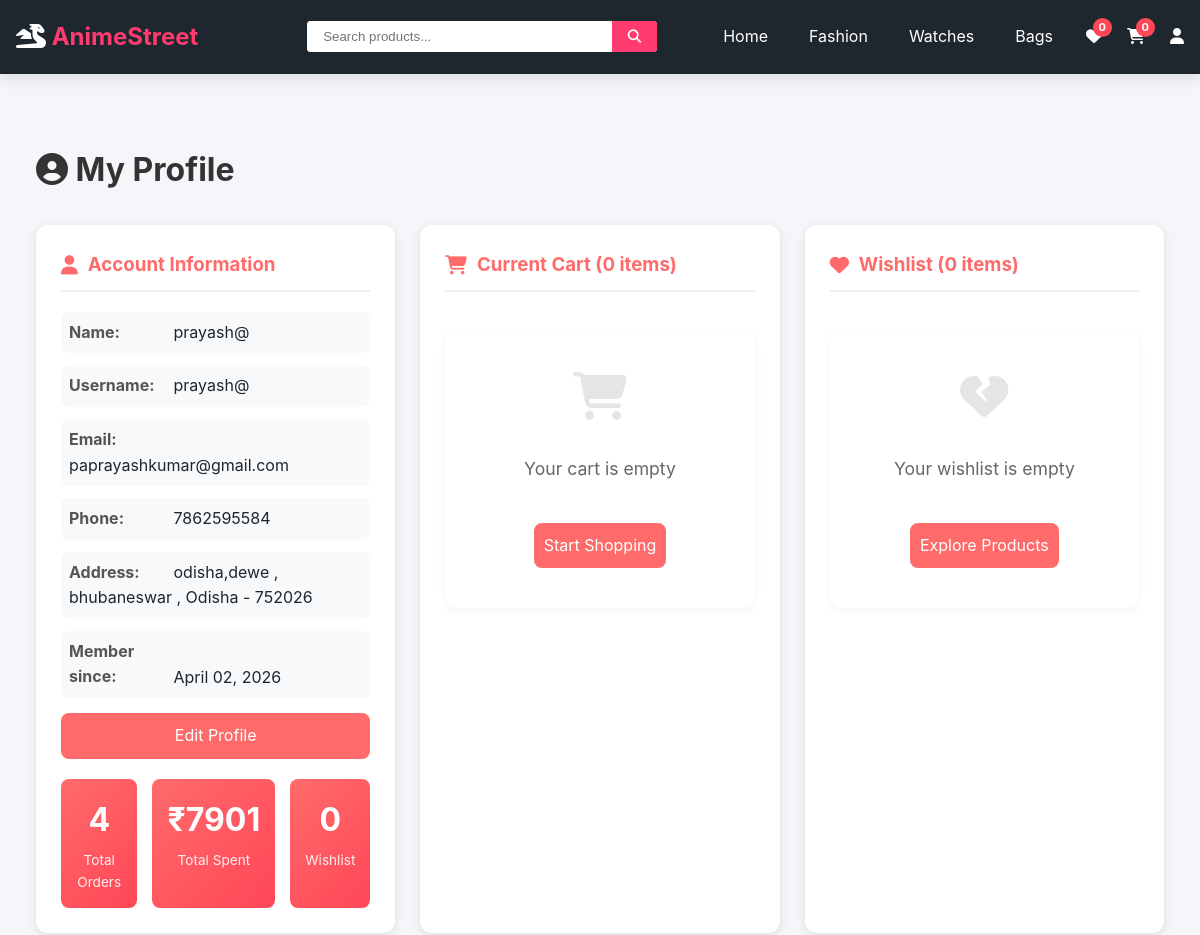
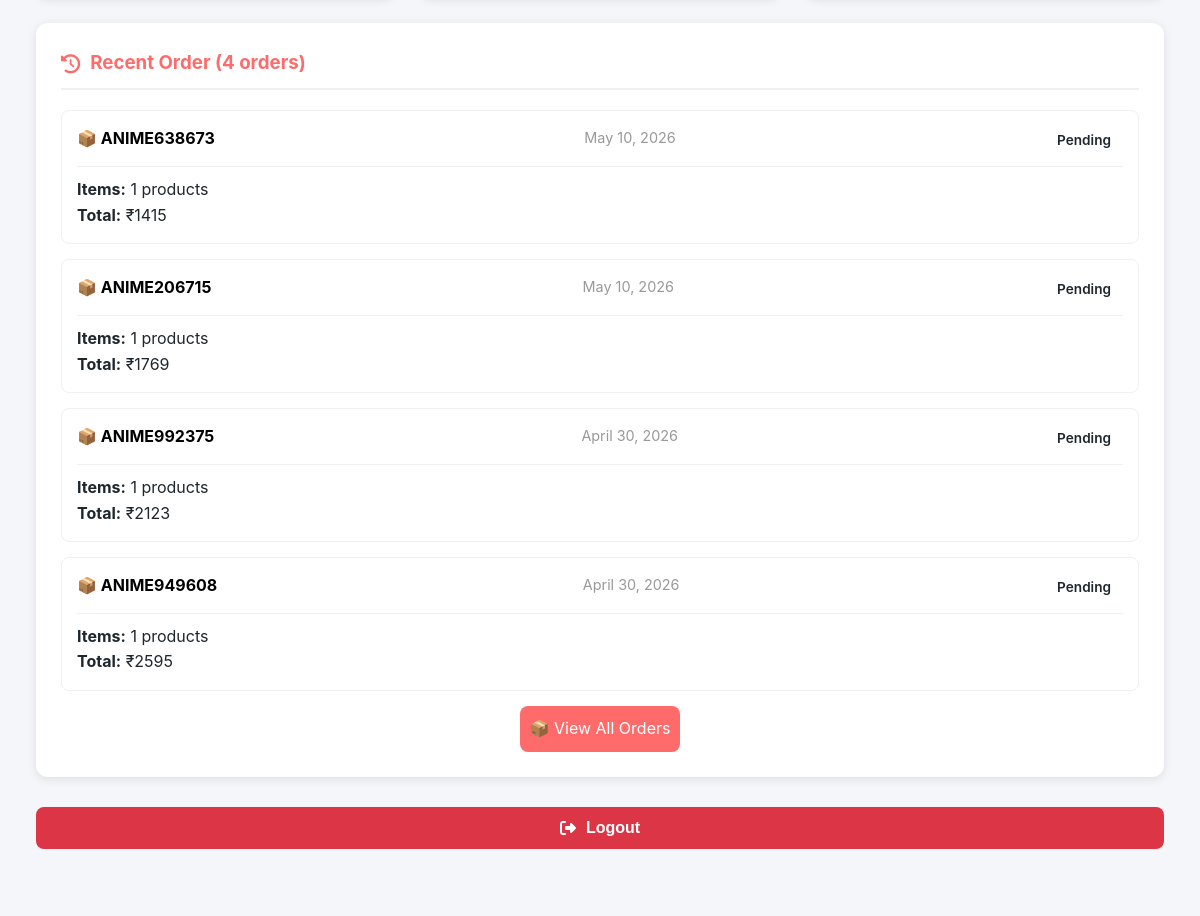
/profile/ (signed in, upper part), run on an earlier commit of the app's database (2 pictures, top to bottom).
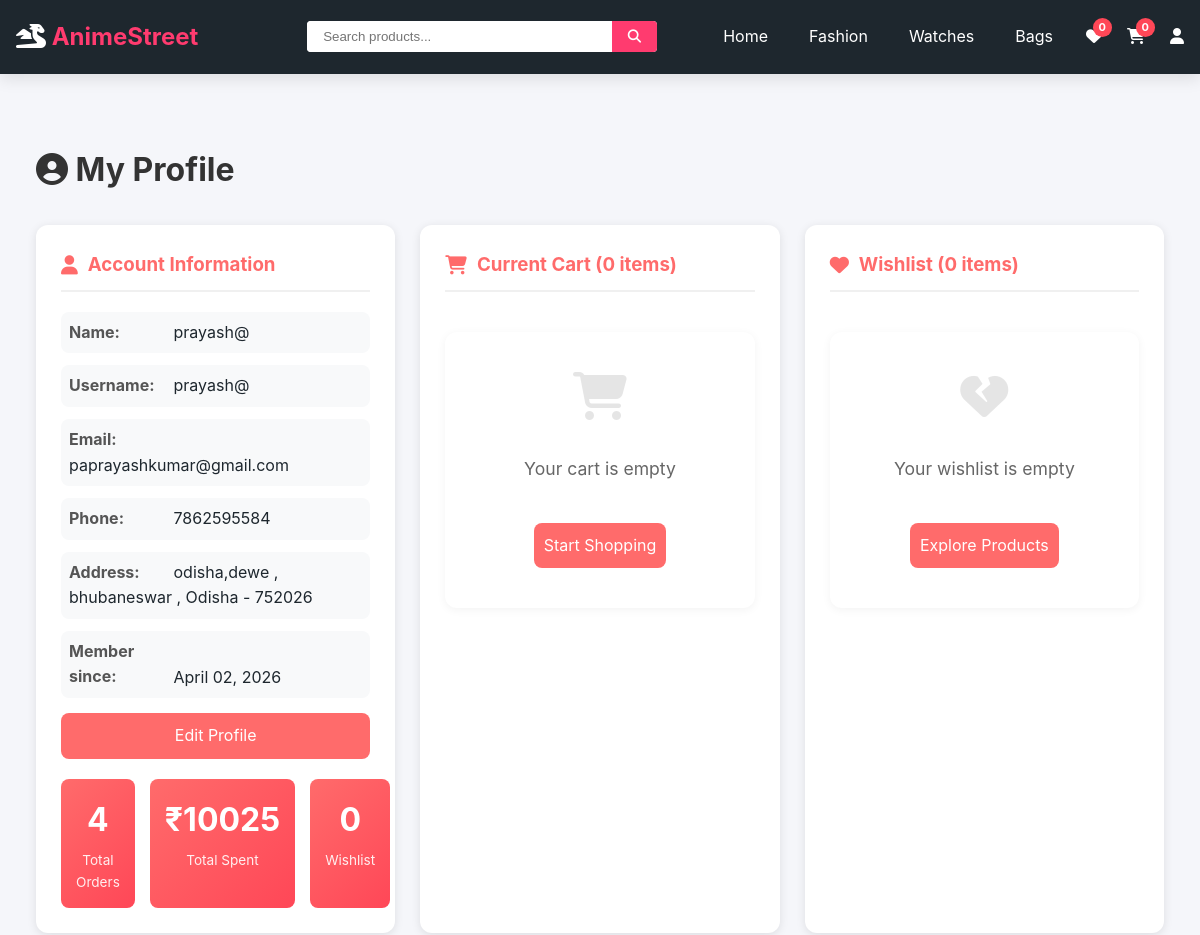
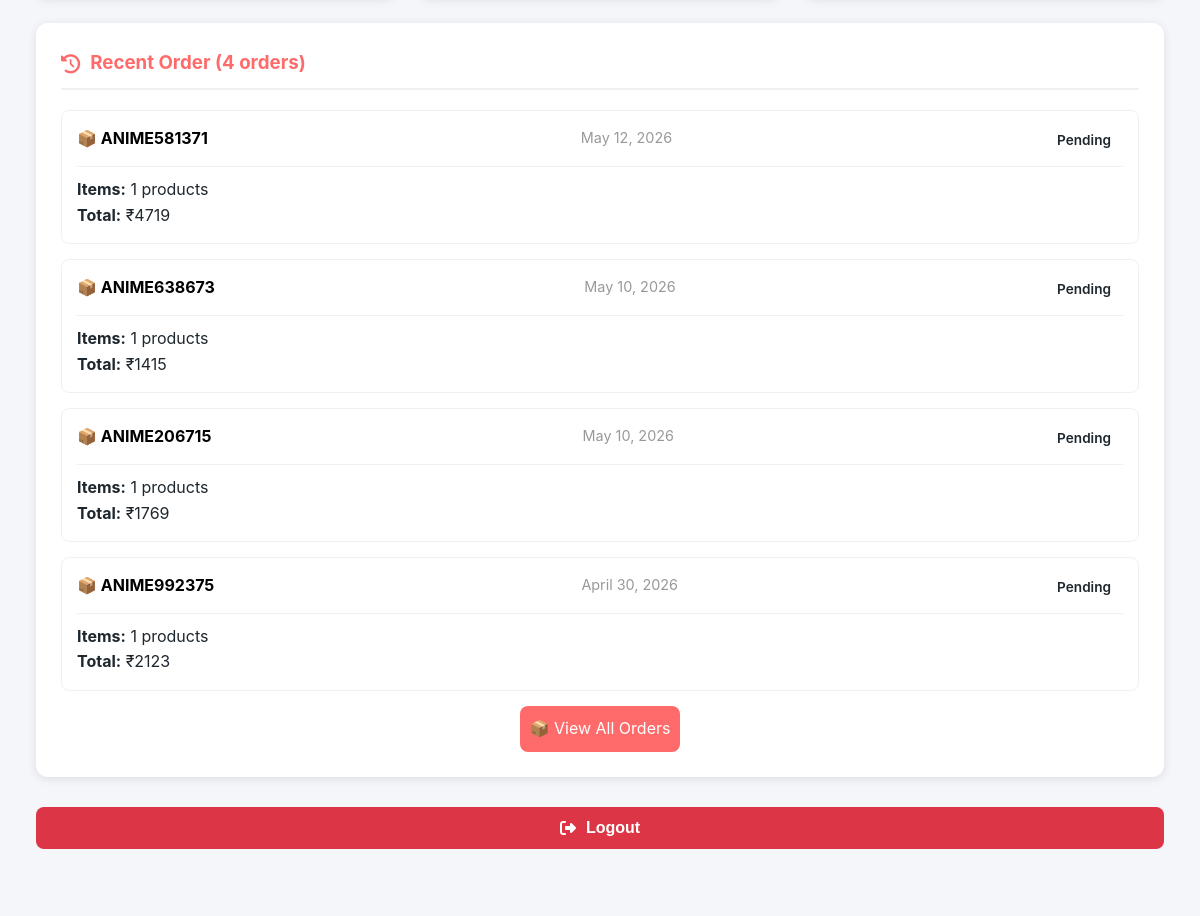
And on a later commit of the database (2 pictures, top to bottom).
### shop/models.py (models this page shows, shortened)
class Order(models.Model):
    user = models.ForeignKey(User, on_delete=models.CASCADE)
    total_price = models.DecimalField(max_digits=10, decimal_places=2)
    payment_method = models.CharField(max_length=10, default="COD")
    transaction_id = models.CharField(max_length=100, blank=True, null=True)
    payment_screenshot = models.ImageField(upload_to='payments/', blank=True, null=True)
    payment_status = models.CharField(max_length=20, default="Pending")
    STATUS_CHOICES = [
    ('pending', 'Pending'),
    ('paid', 'Payment Confirmed'),
    ('processing', 'Preparing Order'),
    ('packed', 'Packed'),
    ('shipped', 'Shipped'),
    ('out_for_delivery', 'Out for Delivery'),
    ('delivered', 'Delivered'),
    ]
    status = models.CharField(
    max_length=30,
    choices=STATUS_CHOICES,
    default='pending'
)
    order_id = models.CharField(max_length=20, unique=True, blank=True)
    tracking_id = models.CharField(max_length=100, blank=True, null=True)
    created_at = models.DateTimeField(auto_now_add=True)

### shop/views.py (the view)
# urls.py: path('profile/', views.profile, name='profile'),
@login_required
def profile(request):
    cart, created = Cart.objects.get_or_create(user=request.user)
    wishlist, created = Wishlist.objects.get_or_create(user=request.user)
    orders = Order.objects.filter(user=request.user)\
        .prefetch_related('items')\
        .order_by('-created_at')[:4]
    cart_items = cart.items.select_related('product').all()
    wishlist_items = wishlist.items.select_related('product').all()
    cart_total = cart.get_total()
    total_orders = orders.count()
    total_spent = sum(order.total_price for order in orders)
    context = {
        'user': request.user,
        'cart_items': cart_items,
        'wishlist_items': wishlist_items,
        'orders': orders,
        'cart_total': cart_total,
        'total_orders': total_orders,
        'total_spent': total_spent,
    }
    return render(request, 'shop/profile.html', context)

### shop/context_processors.py (called while the page is built)
def cart_count(request):
    if request.user.is_authenticated:
        try:
            cart, created = Cart.objects.get_or_create(user=request.user)
            count = cart.get_total_items()
        except:
            count = 0
    else:
        count = 0
    return {'cart_count': count}

### shop/models.py (called while the page is built)
    def get_total(self):
        return sum(item.get_total() for item in self.items.all())

    def get_total_items(self):
        return sum(item.quantity for item in self.items.all())

### shop/templates/shop/profile.html (shortened to what the changed rows need)
{% extends 'shop/base.html' %}
{% load static %}
{% block content %}
<div class="container">
    <div class="profile-container">
        <h1><i class="fas fa-user-circle"></i> My Profile</h1>
        <div class="profile-grid">
            <div class="profile-card user-info">
                <div class="stats-grid">
                    <div class="stat-box">
                        <div class="stat-number">₹{{ total_spent|floatformat:0 }}</div>
                        <div class="stat-label">Total Spent</div>
                    </div>
                </div>
            </div>
        </div>
        <div class="profile-card" style="margin-top: 25px;">
            {% if orders %}
            <div>
                {% for order in orders|slice:":4" %}
                <div class="order-item">
                    <div class="order-header">
                        <div style="color: black; font-weight: bold;">
                            📦 {{ order.order_id }}
                        </div>
                        <span class="order-date">{{ order.created_at|date:"F d, Y" }}</span>
                        <span class="order-status status-{{ order.status }}">{{ order.get_status_display }}</span>
                    </div>
                    <p><strong>Items:</strong> {{ order.items.count }} products</p>
                    <p><strong>Total:</strong> ₹{{ order.total_price|floatformat:0 }}</p>
                </div>
                {% endfor %}
            </div>
            {% else %}
            <div class="empty-state">
                <i class="fas fa-shopping-bag"></i>
                <p>No orders yet</p>
                <a href="{% url 'shop:index' %}" class="checkout-btn">Start Shopping</a>
            </div>
            {% endif %}
        </div>
    </div>
</div>
{% endblock %}

What changed in the data, as far as the page shows it:
no longer on this page (row unchanged): Order: order_id "ANIME949608", created_at "April 30, 2026", status "Pending", items.count "1", total_price "2595"
added Order: order_id "ANIME581371", created_at "May 12, 2026", status "Pending", items.count "1", total_price "4719"
Also different on the page:
{{ total_spent|floatformat:0 }}: "7901" → "10025"
